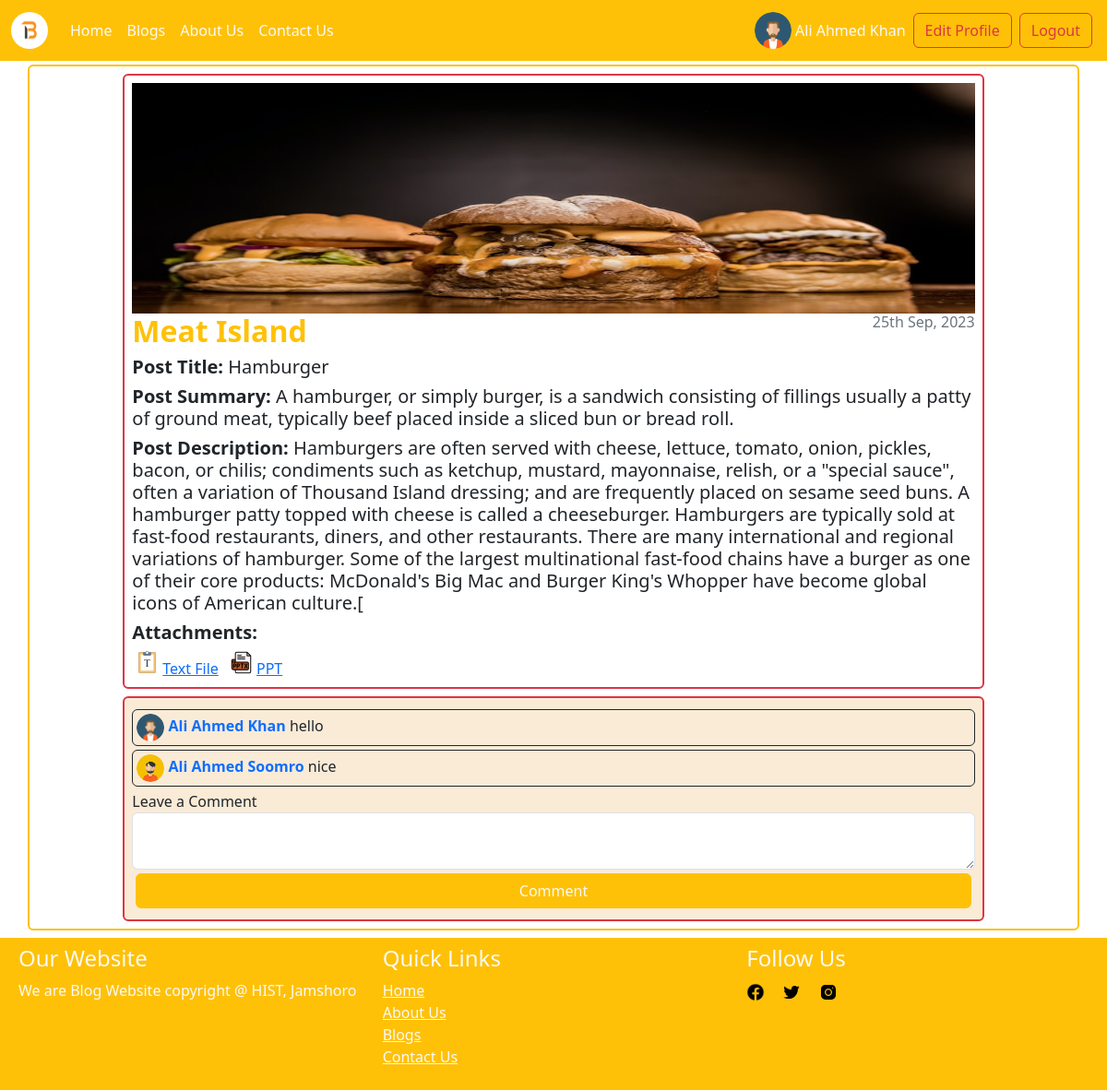
Page /post-page.php?post_id=15 (signed in) on the committed database.
### tables this page shows
CREATE TABLE `post` (
  `post_id` int(11) NOT NULL AUTO_INCREMENT,
  `blog_id` int(11) NOT NULL,
  `post_title` varchar(200) NOT NULL,
  `post_summary` varchar(250) NOT NULL,
  `post_description` text NOT NULL,
  `featured_img` text NOT NULL,
  `is_comment_allowed` enum('Yes','No') NOT NULL,
  `status` enum('Active','Inactive') NOT NULL DEFAULT 'Active',
  `created_at` timestamp NOT NULL DEFAULT current_timestamp(),
  `updated_at` timestamp NULL DEFAULT NULL,
  PRIMARY KEY (`post_id`),
  KEY `blog_id` (`blog_id`),
  CONSTRAINT `post_ibfk_2` FOREIGN KEY (`blog_id`) REFERENCES `blog` (`blog_id`)
);

CREATE TABLE `blog` (
  `blog_id` int(11) NOT NULL AUTO_INCREMENT,
  `user_id` int(11) NOT NULL,
  `blog_title` varchar(200) NOT NULL,
  `posts_per_page` int(11) NOT NULL,
  `blog_background_image` text NOT NULL,
  `blog_status` enum('Active','Inactive') NOT NULL DEFAULT 'Active',
  `created_at` timestamp NOT NULL DEFAULT current_timestamp(),
  `updated_at` timestamp NULL DEFAULT NULL,
  PRIMARY KEY (`blog_id`),
  KEY `user_id` (`user_id`),
  CONSTRAINT `blog_ibfk_1` FOREIGN KEY (`user_id`) REFERENCES `user` (`user_id`)
);

CREATE TABLE `post_attachment` (
  `post_attachment_id` int(11) NOT NULL AUTO_INCREMENT,
  `post_id` int(11) NOT NULL,
  `attachment_title` varchar(200) NOT NULL,
  `attachment_path` varchar(200) NOT NULL,
  `status` enum('Active','Inactive') NOT NULL DEFAULT 'Active',
  `created_at` timestamp NOT NULL DEFAULT current_timestamp(),
  `updated_at` timestamp NULL DEFAULT NULL,
  PRIMARY KEY (`post_attachment_id`),
  KEY `post_id` (`post_id`),
  CONSTRAINT `post_attachment_ibfk_1` FOREIGN KEY (`post_id`) REFERENCES `post` (`post_id`)
);

CREATE TABLE `post_comment` (
  `comment_id` int(11) NOT NULL AUTO_INCREMENT,
  `user_id` int(11) NOT NULL,
  `post_id` int(11) NOT NULL,
  `comment` text NOT NULL,
  `status` enum('Active','Inactive') NOT NULL DEFAULT 'Inactive',
  `created_at` timestamp NOT NULL DEFAULT current_timestamp(),
  `updated_at` timestamp NULL DEFAULT NULL,
  PRIMARY KEY (`comment_id`),
  KEY `user_id` (`user_id`),
  KEY `post_id` (`post_id`),
  CONSTRAINT `post_comment_ibfk_2` FOREIGN KEY (`post_id`) REFERENCES `post` (`post_id`),
  CONSTRAINT `post_comment_ibfk_3` FOREIGN KEY (`post_id`) REFERENCES `post` (`post_id`),
  CONSTRAINT `post_comment_ibfk_4` FOREIGN KEY (`user_id`) REFERENCES `user` (`user_id`)
);

CREATE TABLE `user` (
  `user_id` int(11) NOT NULL AUTO_INCREMENT,
  `role_id` int(11) DEFAULT 2,
  `first_name` varchar(200) NOT NULL,
  `last_name` varchar(200) NOT NULL,
  `email` varchar(200) NOT NULL,
  `password` varchar(200) NOT NULL,
  `gender` enum('Male','Female') NOT NULL,
  `date_of_birth` date NOT NULL,
  `profile_img` text NOT NULL,
  `home_town` varchar(200) NOT NULL,
  `approval` enum('Pending','Approved','Rejected') NOT NULL DEFAULT 'Pending',
  `status` enum('Active','Inactive') NOT NULL DEFAULT 'Inactive',
  `created_at` timestamp NOT NULL DEFAULT current_timestamp(),
  `updated_at` timestamp NULL DEFAULT NULL,
  PRIMARY KEY (`user_id`),
  UNIQUE KEY `email` (`email`),
  KEY `role_id` (`role_id`),
  CONSTRAINT `user_ibfk_1` FOREIGN KEY (`role_id`) REFERENCES `role` (`role_id`)
);

### post-page.php (the view, shortened to what this page needs)
<?php
require_once('require/general-library.php');
require_once('require/database-library.php');
$db = new Database();
 ?>
	<div class="container border border-2 border-warning rounded p-2" style="margin-top: 70px; min-height: 80vh;">
		<?php
		if (isset($_REQUEST['post_id'])) {
			$post_id = $_REQUEST['post_id'];
		 ?>
		<div class="row mx-0 px-0">
			<div class="col-md-1"></div>
			<?php
			$result = $db->show_post_by_post_id($post_id);
			if ($result->num_rows>0) {
				$row = mysqli_fetch_assoc($result);
			?>
			<div class="col-md-10 border border-2 border-danger rounded p-2">
				<img src="Post_Featured_Images/<?php echo $row['featured_img']; ?>" style="width: 100%; height: 250px;">
				<span class="text-center my-2 h2"><a href="this-blog.php?blog_id=<?php echo $row['blog_id']; ?>" class="text-warning" style="text-decoration: none;"><b><?php echo $row['blog_title']; ?></b></a></span>
				<span class="text-secondary float-end h6"><?php $db->date_format($row['created_at']); ?></span>
				<h5 class="my-2"><b>Post Title: </b><?php echo $row['post_title']; ?></h5>
				<h5 class="my-2"><b>Post Summary: </b><?php echo $row['post_summary']; ?></h5>
				<h5 class="my-2"><b>Post Description: </b><?php echo $row['post_description']; ?></h5>
				<?php
				$result2 = $db->post_attachment_by_post_id($post_id);
				if ($result2->num_rows>0) {
				 ?>
				<h5><b>Attachments:</b></h5>
				<?php
				while ($row2 = mysqli_fetch_assoc($result2)) {
				?>
					<a href="<?php echo $row2['attachment_path']; ?>" class="attachment_icon mx-1" download><?php echo $row2['attachment_title'];?></a>
				<?php
					}
				 }
				 ?>
			</div>
			<div class="col-md-1"></div>
		</div>
		<div class="row mt-2 mx-0 px-0">
			<div class="col-md-1"></div>
			<div class="col-md-10 border border-2 border-danger rounded p-2" style="background-color: antiquewhite;">
				<div class="col-md-12">
					<?php
					$result3 = $db->show_post_comment_by_post_id($post_id);
					if ($result3->num_rows>0) {
						while ($row3 = mysqli_fetch_assoc($result3)) {
					 ?>
					<div class="border border-dark rounded p-1 my-1">
					<img class="rounded-circle" src="Profile_Images/<?php echo $row3['profile_img'] ?>" style="width: 30px; height: 30px;">
					<span><b class="text-primary"><?php echo $row3['first_name']." ".$row3['last_name']; ?> </b><?php echo $row3['comment']; ?></span>
					</div>
					<?php
						}
					}else{
						?>
						<p class="border border-dark p-1 text-center"><b class="text-secondary">Be the First to Comment</b></p>
						<?php
					}
					 ?>
				</div>
				<?php
				if ($row['is_comment_allowed'] == 'Yes') {
				 ?>
				<div class="col-md-12">
				<form action="user-process.php">
					<div class="form-group">
                        <label for="comment">Leave a Comment</label>
                        <textarea class="form-control" id="comment" name="given_comment" rows="2"></textarea>
                    </div>
                    <?php
                    if (isset($_SESSION['user'])) {
                    ?>
                    <div class="d-grid gap-2 m-1">
                        <button class="btn btn-warning text-light" type="submit" name="comment" value="comment">Comment</button>
                    </div>
                     	<?php
                     }
                ?>
                </form>
				</div>
			<?php
				}
			?>
			</div>
			<div class="col-md-1"></div>
		</div>
		<?php
			}else{
				header("location: index.php");
			}
		}else{
			header("location: index.php");
		}
		?>
	</div>

### require/database-library.php (shortened to what this page needs)
<?php
class Database{
	public $connection;
	public function __construct($hostname="localhost",$username="root",$password="",$database_name="20518_syed_azhar_ali_shah"){
		$this->connection = mysqli_connect($hostname,$username,$password,$database_name);
	}
	public function date_format($time){
		$timestamp = strtotime($time);
		$date = date('jS M, Y', $timestamp);
		echo $date;
	}
	public function show_post_by_post_id($post_id){
		$this->query = "SELECT p.*, b.blog_title FROM post p JOIN blog b ON p.blog_id = b.blog_id WHERE p.post_id = {$post_id}";
		$this->result = mysqli_query($this->connection,$this->query);
		return $this->result;
	}
	public function post_attachment_by_post_id($post_id){
		$this->query = "SELECT * FROM post_attachment WHERE status = 'Active' AND post_id = {$post_id}";
		$this->result = mysqli_query($this->connection, $this->query);
		return $this->result;
	}
	public function show_post_comment_by_post_id($post_id){
		$this->query = "SELECT pc.*, u.first_name, u.last_name, u.profile_img FROM post_comment pc JOIN USER u ON pc.user_id = u.user_id WHERE pc.post_id = {$post_id} AND pc.status = 'Active'";
		$this->result = mysqli_query($this->connection,$this->query);
		return $this->result;
	}
}
 ?>

### main/main.css (style rules this page uses)
.attachment_icon::before { content: ""; display: inline-block; width: 25px; height: 25px; background-size: cover; margin-right: 4px; }
.attachment_icon[href$=".pptx"]::before { background-image: url('../icons/pptx.png'); }
.attachment_icon[href$=".txt"]::before { background-image: url('../icons/text.png'); }

### main/sidebars.css (style rules this page uses)
body { min-height: 100vh; min-height: -webkit-fill-available; }
html { height: -webkit-fill-available; }

### rows in the picture
post: featured_img (picture), blog.blog_title "Meat Island", created_at "25th Sep, 2023", post_title "Hamburger", post_summary "A hamburger, or simply burger, is a sandwich consisting of fillings usually a patty of ground meat, typically beef placed inside a sliced bun or bread roll.", post_description "Hamburgers are often served with cheese, lettuce, tomato, onion, pickles, bacon, or chilis; condiments such as ketchup, mustard, mayonnaise, relish, or a \"special sauce\", often a variation of Thousand Island dressing; and are frequently placed on sesame seed buns. A hamburger patty topped with cheese is called a cheeseburger. Hamburgers are typically sold at fast-food restaurants, diners, and other restaurants. There are many international and regional variations of hamburger. Some of the largest multinational fast-food chains have a burger as one of their core products: McDonald's Big Mac and Burger King's Whopper have become global icons of American culture.["
post_attachment: attachment_title "Text File"
post_attachment: attachment_title "PPT"
post_comment: user.profile_img (picture), user.first_name "Ali Ahmed", user.last_name "Khan", comment "hello"
post_comment: user.profile_img (picture), user.first_name "Ali Ahmed", user.last_name "Soomro", comment "nice"

### other values in the picture
$_SESSION['user']['first_name'] "Ali Ahmed"
$_SESSION['user']['last_name'] "Khan"
